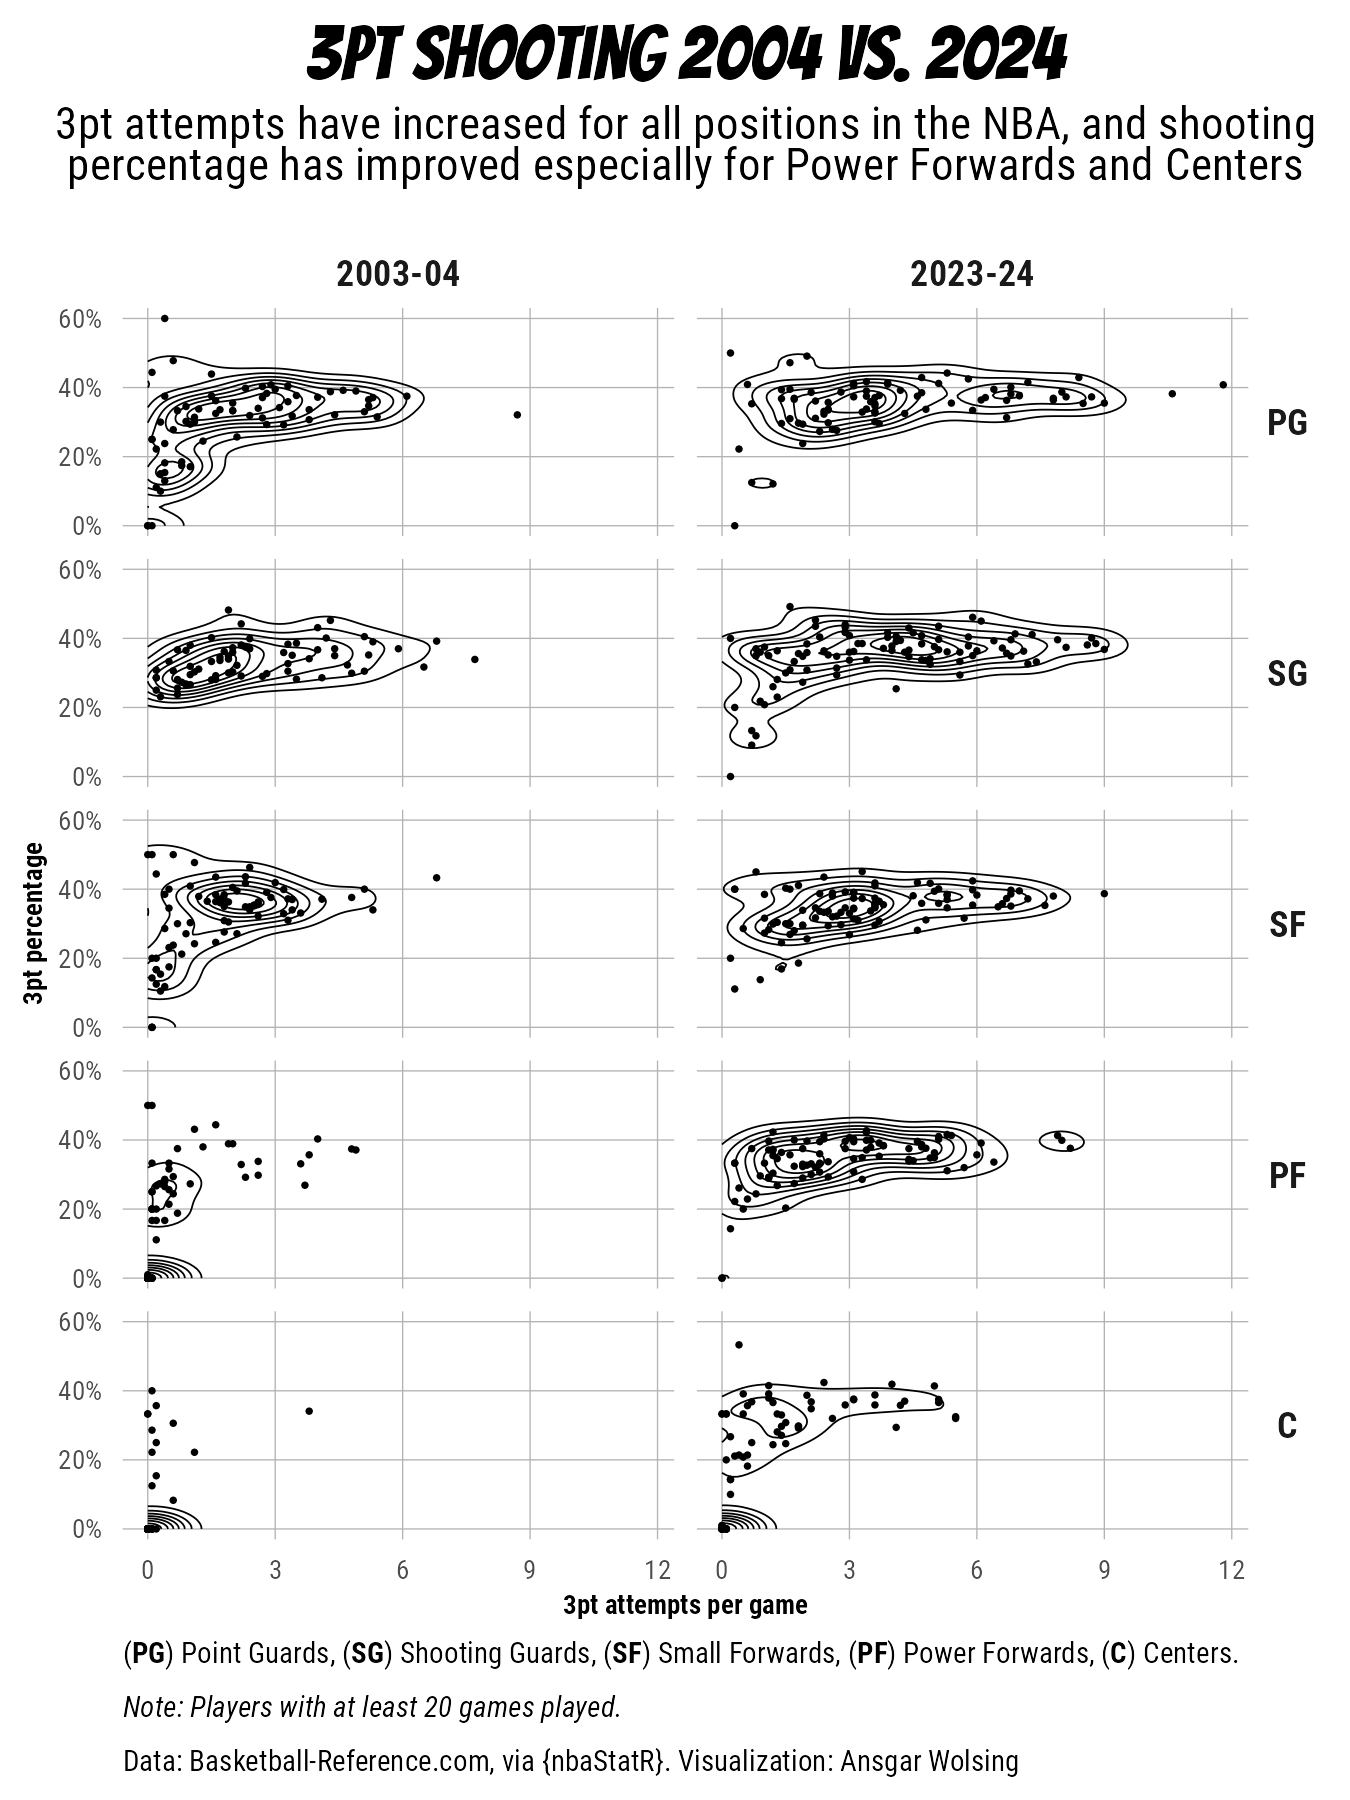

Generate this figure with R:
# devtools::install_github("abresler/nbastatR")
library(nbastatR)
library(tidyverse)
library(ggtext)
library(here)

base_path <- here("2024", "29")

Sys.getenv("VROOM_CONNECTION_SIZE")
Sys.setenv("VROOM_CONNECTION_SIZE" = 4 * 131072)
player_stats_current <- bref_players_stats(seasons = 2024, tables = c("advanced", "per_game"))
player_stats_early <- bref_players_stats(seasons = 2004, tables = c("advanced", "per_game"))
colnames(player_stats_current)

# rosters <- teams_rosters(seasons = c(2004, 2024))

games_played_min_threshold <- 20
fg3aPerGame_min_threshold <- 0.25

player_stats_current |> 
  select(namePlayer, groupPosition, slugPosition, slugSeason, yearSeason, pctFG3, countGames) |> 
  filter(countGames >= games_played_min_threshold) |> 
  mutate(slugPosition_first = str_extract(slugPosition, "([A-Z]{1,2})-?", group = 1)) |> 
  group_by(slugSeason, yearSeason, slugPosition_first) |> 
  summarize(
    mean_pctFG3 = mean(pctFG3),
    n_players = n(),
    sd_pctFG3 = sd(pctFG3),
    .groups = "drop"
  ) |> 
  mutate(
    pctFG3_95_lower = mean_pctFG3 - 1.96 * sd_pctFG3,
    pctFG3_95_upper = mean_pctFG3 + 1.96 * sd_pctFG3
  )



player_stats_current |> 
  filter(groupPosition == "C") |> 
  filter(countGames >= games_played_min_threshold) |> 
  select(namePlayer, pctFG3) |> 
  arrange(-pctFG3)

player_stats_early |> 
  filter(slugPosition == "C") |> 
  filter(countGames >= games_played_min_threshold) |> View
  select(namePlayer, pctFG3) |> 
  arrange(-pctFG3)


player_stats_early |> 
  mutate(slugPosition = str_extract(slugPosition, "([A-Z]{1,2})-?", group = 1)) |> 
  filter(slugPosition == "SG") |> View()
  filter(countGames >= games_played_min_threshold) |> 
  select(namePlayer, pctFG3, fg3aPerGame) |> 
  arrange(-pctFG3)


player_stats_current |> 
  mutate(slugPosition = str_extract(slugPosition, "([A-Z]{1,2})-?", group = 1)) |> 
  filter(slugPosition == "PG") |> 
  select(namePlayer, fg3aPerGame)  |> 
  arrange(- fg3aPerGame)
  
  

# Combine current and previous 3 pt FG %
player_stats_prep <- player_stats_current |> 
  bind_rows(player_stats_early) |> 
  mutate(
    slugSeason = fct_reorder(slugSeason, desc(slugSeason)),
    slugPosition = str_extract(slugPosition, "([A-Z]{1,2})-?", group = 1),
    slugPosition = factor(slugPosition, levels = c("PG", "SG", "SF", "PF", "C"))
  ) |> 
  filter(countGames >= games_played_min_threshold, fg3aPerGame >= fg3aPerGame_min_threshold) |> 
  select(namePlayer, groupPosition, slugPosition, slugSeason, yearSeason, 
         fg3aPerGame, pctFG3, countGames) 


player_stats_prep |> 
  group_by(slugSeason, slugPosition) |> 
  group_split() |> 
  map(function(x) sample(x$pctFG3, size = 1000, replace = TRUE)) |> 
  map(function(x) list("mean" = mean(x), "sd" = sd(x)))



player_stats_current |> 
  bind_rows(player_stats_early) |> 
  mutate(
    slugSeason = fct_reorder(slugSeason, desc(slugSeason)),
    slugPosition = str_extract(slugPosition, "([A-Z]{1,2})-?", group = 1),
    slugPosition = factor(slugPosition, levels = c("PG", "SG", "SF", "PF", "C"))
  ) |> 
  filter(countGames >= games_played_min_threshold) |> 
  select(namePlayer, groupPosition, slugPosition, slugSeason, yearSeason, 
         fg3aPerGame, pctFG3, countGames) |> 
  ggplot(aes(slugSeason, fg3aPerGame)) +
  # stat_summary() +
  ggdist::stat_histinterval(
    breaks = 15, point_interval = "mean_qi", outline_bars = TRUE) +
  geom_label(
    aes(y = 0.005, label = slugSeason),
    stat = "unique", family = "Roboto Condensed", fontface = "bold", size = 2.5, 
    hjust = 0
  ) +
  # scale_x_discrete(expand = c(0, 1)) +
  scale_y_continuous(position = "right") +
  # coord_flip(ylim = c(0.15, 0.4), clip = "off") +
  coord_flip(clip = "off") +
  facet_grid(rows = vars(slugPosition), switch = "y") +
  labs(
    title = "3pt Shooting 2004 vs. 2024",
    subtitle = "3pt shooting percentage in the NBA has increased for Centers
    (**C**) especially, 
    Power Forwards (**PF**), Shooting Guards (**SG**), and Point Guards (**PG**).",
    caption = sprintf("*Note: Players with at least %d games played and %0.2f
    3pt attempts per game*<br><br>
      Data: Basketball-Reference.com, via {nbaStatR}. Visualization: Ansgar Wolsing",
    games_played_min_threshold, fg3aPerGame_min_threshold),
    x = NULL, y = NULL
  ) +
  theme_minimal(base_family = "Roboto Condensed") +
  theme(
    plot.background = element_rect(color = "white", fill = "white"),
    panel.grid.minor = element_blank(),
    panel.grid.major.y = element_blank(),
    panel.grid.major.x = element_line(linewidth = 0.2, color = "grey80"),
    panel.grid.minor.x = element_line(linewidth = 0.1, color = "grey80"),
    panel.spacing.y = unit(0, "mm"),
    strip.text.y.left = element_text(angle = 0, face = "bold"),
    axis.text.y = element_blank(),
    plot.title = element_text(family = "Bangers", hjust = 0.5, size = 18),
    plot.subtitle = element_textbox(
      width = 1, hjust = 0.5, halign = 0, margin = margin(b = 12)),
    plot.caption = element_textbox(
      width = 1, hjust = 0.5, halign = 0)
  )
ggsave(here(base_path, "29-black-n-white.png"), width = 3, height = 4, scale = 1.5)



player_stats_prep |> 
  ggplot(aes(slugSeason, fg3aPerGame)) +
  # stat_summary() +
  ggdist::stat_histinterval(
    breaks = 15, point_interval = "mean_qi", outline_bars = TRUE) +
  geom_label(
    aes(y = 0.005, label = slugSeason),
    stat = "unique", family = "Roboto Condensed", fontface = "bold", size = 2.5, 
    hjust = 0
  ) +
  # scale_x_discrete(expand = c(0, 1)) +
  scale_y_continuous(
    labels = scales::percent_format(), position = "right") +
  # coord_flip(ylim = c(0.15, 0.4), clip = "off") +
  coord_flip(ylim = c(0, NA), clip = "off") +
  facet_grid(rows = vars(slugPosition), switch = "y") +
  labs(
    title = "3pt Shooting 2004 vs. 2024",
    subtitle = "3pt shooting percentage in the NBA has increased for Centers
    (**C**) especially, 
    Power Forwards (**PF**), Shooting Guards (**SG**), and Point Guards (**PG**).",
    caption = sprintf("*Note: Players with at least %d games played and %0.2f
    3pt attempts per game*<br><br>
      Data: Basketball-Reference.com, via {nbaStatR}. Visualization: Ansgar Wolsing",
                      games_played_min_threshold, fg3aPerGame_min_threshold),
    x = NULL, y = NULL
  ) +
  theme_minimal(base_family = "Roboto Condensed") +
  theme(
    plot.background = element_rect(color = "white", fill = "white"),
    panel.grid.minor = element_blank(),
    panel.grid.major.y = element_blank(),
    panel.grid.major.x = element_line(linewidth = 0.2, color = "grey80"),
    panel.grid.minor.x = element_line(linewidth = 0.1, color = "grey80"),
    panel.spacing.y = unit(0, "mm"),
    strip.text.y.left = element_text(angle = 0, face = "bold"),
    axis.text.y = element_blank(),
    plot.title = element_text(family = "Bangers", hjust = 0.5, size = 18),
    plot.subtitle = element_textbox(
      width = 1, hjust = 0.5, halign = 0, margin = margin(b = 12)),
    plot.caption = element_textbox(
      width = 1, hjust = 0.5, halign = 0)
  )
ggsave(here(base_path, "29-black-n-white.png"), width = 3, height = 4, scale = 1.5)



player_stats_contour_prep <- player_stats_current |> 
  bind_rows(player_stats_early) |> 
  mutate(
    slugPosition = str_extract(slugPosition, "([A-Z]{1,2})-?", group = 1),
    slugPosition = factor(slugPosition, levels = c("PG", "SG", "SF", "PF", "C"))
  ) |> 
  filter(countGames >= games_played_min_threshold) |> 
  select(namePlayer, groupPosition, slugPosition, slugSeason, yearSeason, 
         fg3aPerGame, pctFG3, countGames) 


player_stats_contour_prep |> 
  ggplot(aes(fg3aPerGame, pctFG3)) +
  geom_density_2d(
    linewidth = 0.2, color = "black", contour_var = "ndensity",
    h = c(MASS::bandwidth.nrd(player_stats_contour_prep$fg3aPerGame),
          MASS::bandwidth.nrd(player_stats_contour_prep$pctFG3)),
    n = 100, bins = 8) +
  geom_point(size = 0.2) +
  scale_y_continuous(labels = scales::percent_format()) +
  coord_cartesian(ylim = c(0, 0.6)) +
  facet_grid(cols = vars(slugSeason), rows = vars(slugPosition))  +
  labs(
    title = "3pt Shooting 2004 vs. 2024",
    subtitle = "3pt attempts have increased for all positions in the NBA, 
    and shooting percentage has improved especially for Power Forwards and Centers",
    caption = sprintf("(**PG**) Point Guards, (**SG**) Shooting Guards, 
    (**SF**) Small Forwards, (**PF**) Power Forwards, (**C**) Centers.
    <br><br>*Note: Players with at least %d games played.*<br><br>
      Data: Basketball-Reference.com, via {nbaStatR}. Visualization: Ansgar Wolsing",
                      games_played_min_threshold, fg3aPerGame_min_threshold),
    x = "3pt attempts per game", y = "3pt percentage"
  ) +
  theme_minimal(base_family = "Roboto Condensed", base_size = 11) +
  theme(
    plot.background = element_rect(color = "white", fill = "white"),
    panel.grid.major.x = element_line(linewidth = 0.15, color = "grey70"),
    panel.grid.major.y = element_line(linewidth = 0.15, color = "grey70"),
    panel.grid.minor = element_blank(),
    axis.title = element_text(face = "bold", size = 6.5),
    axis.text = element_text(size = 6.5),
    strip.text = element_text(angle = 0, face = "bold"),
    strip.text.y.right = element_text(angle = 0, face = "bold"),
    plot.title = element_text(family = "Bangers", hjust = 0.5, size = 18),
    plot.subtitle = element_textbox(
      width = 1.2, hjust = 0.5, halign = 0.5, margin = margin(b = 12)),
    plot.caption = element_textbox(size = 7, width = 1, hjust = 0.5, halign = 0)
  )
ggsave(here(base_path, "29-black-n-white.png"), width = 3, height = 4, scale = 1.5)
